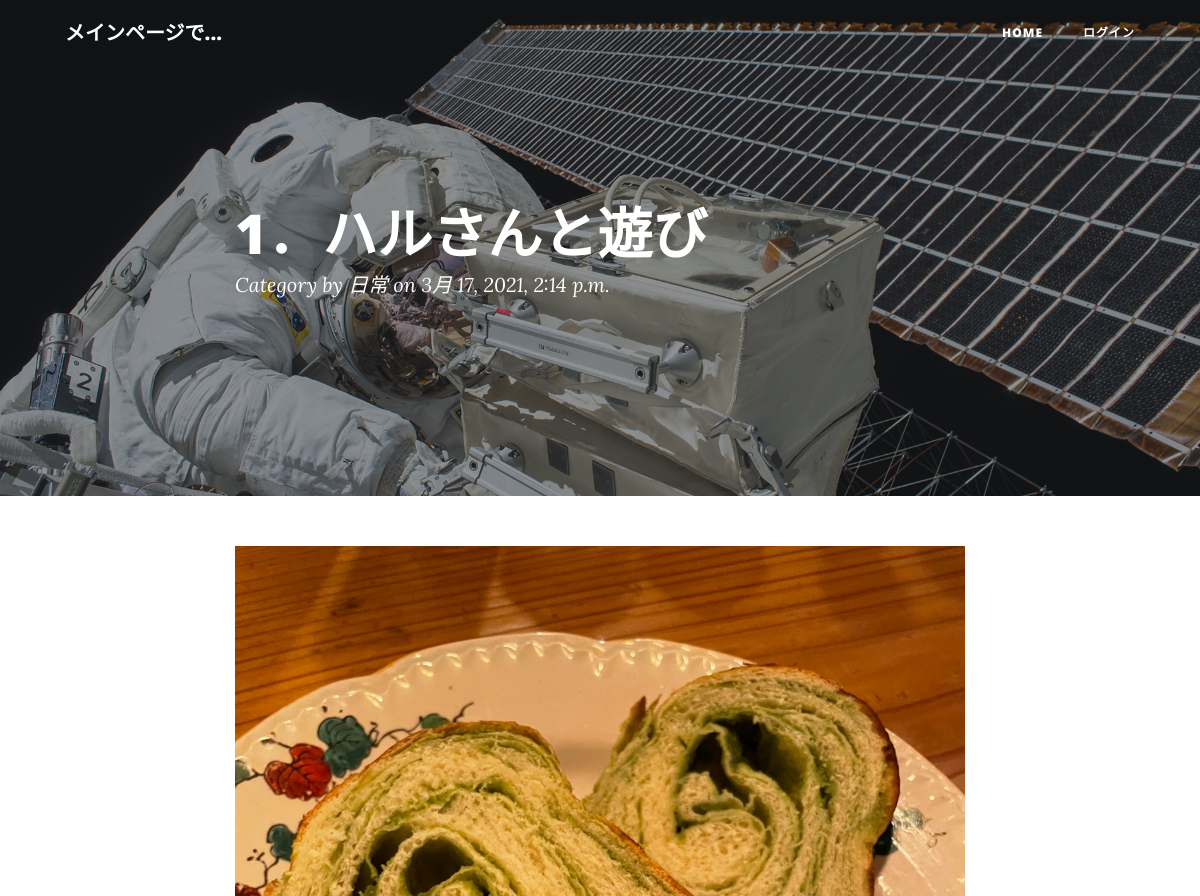
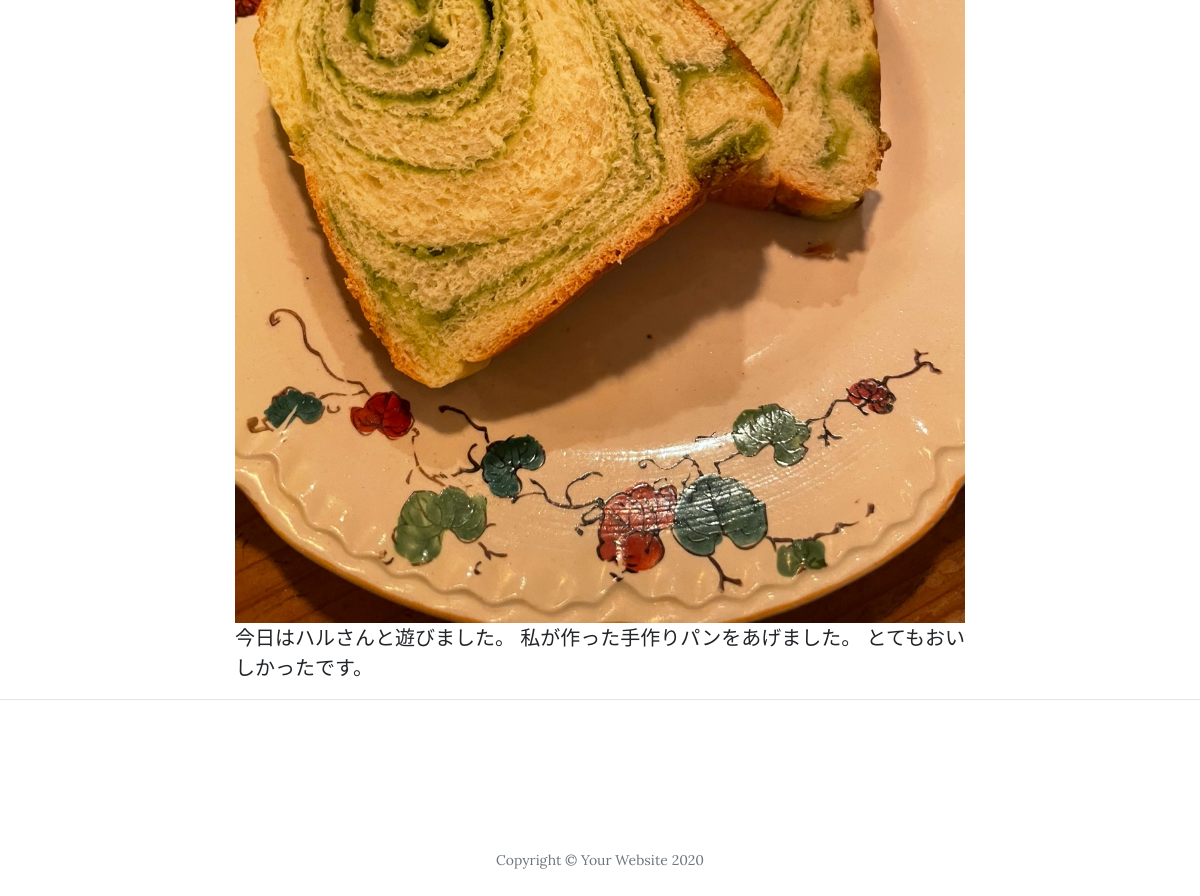
/blog/post/1, run on the app's committed database (2 pictures, top to bottom).
### blog/models.py (models this page shows, shortened)
class Post(models.Model):
    title = models.CharField(max_length=200)
    title_image = models.ImageField(blank=True)
    content = models.TextField()
    createDate = models.DateTimeField(auto_now_add=True)
    updateDate = models.DateTimeField(auto_now_add=True)
    category = models.ManyToManyField(Category, help_text="글의 분류를 설정하시오.")

class Category(models.Model):
    name = models.CharField(max_length=50, help_text="블로그 글의 분류를 입력하시오")
    def __str__(self):
        return self.name

### blog/views.py (the view)
# urls.py: path("post/<int:pk>", views.PostDatailView.as_view(), name="post"),
class PostDatailView(generic.DetailView):
    model = Post

### blog/templates/blog/post_detail.html (shortened to what this page needs)
<!DOCTYPE html>
<html lang="en">
<head>
  {% load static %}
  <link href="{% static 'css/bootstrap.min.css' %}" rel="stylesheet">
  <link href="{% static 'css/all.min.css' %}" rel="stylesheet" type="text/css">
  <link href="{% static 'css/clean-blog.min.css' %}" rel="stylesheet">
</head>
<body>
  <nav class="navbar navbar-expand-lg navbar-light fixed-top" id="mainNav">
    <div class="container">
      <a class="navbar-brand" href="{% url 'index' %}">メインページで...</a>
      <div class="collapse navbar-collapse" id="navbarResponsive">
        <ul class="navbar-nav ml-auto">
          <li class="nav-item">
            <a class="nav-link" href="{% url 'index' %}">Home</a>
          </li>
            {% if user.is_authenticated %}
            <li class="nav-item">
              <a class="nav-link" href="{% url 'post_create' %}">ポスト作成</a>
            </li>
          {% else %}
            <li class="nav-item"><a class="nav-link" href="/admin">ログイン</a> </li>
          {% endif %}
        </ul>
      </div>
    </div>
  </nav>
  <header class="masthead" style="background-image: url({% static 'img/post-bg.jpg' %})">
    <div class="overlay"></div>
    <div class="container">
      <div class="row">
        <div class="col-lg-8 col-md-10 mx-auto">
          <div class="post-heading">
            <h1>
              {{ post.title }}
            </h1>
            <span class="meta">
              Category by
              <a href="#">
                {% for c in post.category.all %}
                  {{ c }}
                {% endfor %}
              </a>
              on {{ post.createDate }}
            </span>
          </div>
        </div>
      </div>
    </div>
  </header>
  <article>
    <div class="container">
      <div class="row">
        <div class="col-lg-8 col-md-10 mx-auto">
          {% if post.title_image %}
            <a href="#">
              <img class="img-fluid" src="{{ post.title_image.url }}" alt="">
            </a>
          {% endif %}
          {{ post.content }}
        </div>
      </div>
    </div>
  </article>
  <hr>
  <footer>
    <div class="container">
      <div class="row">
        <div class="col-lg-8 col-md-10 mx-auto">
          <ul class="list-inline text-center">
            <li class="list-inline-item">
              <a href="#">
                <span class="fa-stack fa-lg">
                  <i class="fas fa-circle fa-stack-2x"></i>
                  <i class="fab fa-twitter fa-stack-1x fa-inverse"></i>
                </span>
              </a>
            </li>
            <li class="list-inline-item">
              <a href="#">
                <span class="fa-stack fa-lg">
                  <i class="fas fa-circle fa-stack-2x"></i>
                  <i class="fab fa-facebook-f fa-stack-1x fa-inverse"></i>
                </span>
              </a>
            </li>
            <li class="list-inline-item">
              <a href="#">
                <span class="fa-stack fa-lg">
                  <i class="fas fa-circle fa-stack-2x"></i>
                  <i class="fab fa-github fa-stack-1x fa-inverse"></i>
                </span>
              </a>
            </li>
          </ul>
          <p class="copyright text-muted">Copyright &copy; Your Website 2020</p>
        </div>
      </div>
    </div>
  </footer>
</body>
</html>

### data on the page
Post: title "1．ハルさんと遊び", createDate "3月 17, 2021, 2:14 p.m.", title_image (picture), content "今日はハルさんと遊びました。 私が作った手作りパンをあげました。 とてもおいしかったです。"
Category: name "日常"
